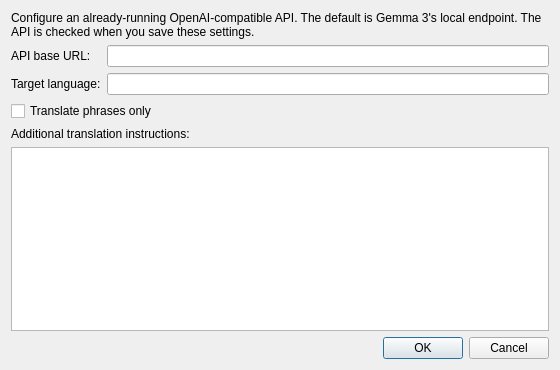
<?xml version="1.0" encoding="UTF-8"?>
<ui version="4.0">
 <class>SettingsDialog</class>
 <widget class="QDialog" name="SettingsDialog">
  <property name="geometry">
   <rect>
    <x>0</x>
    <y>0</y>
    <width>560</width>
    <height>370</height>
   </rect>
  </property>
  <property name="windowTitle">
   <string>OpenAI plugin settings</string>
  </property>
  <layout class="QVBoxLayout" name="verticalLayout">
   <item>
    <widget class="QLabel" name="apiHelpLabel">
     <property name="text">
      <string>Configure an already-running OpenAI-compatible API. The default is Gemma 3's local endpoint. The API is checked when you save these settings.</string>
     </property>
     <property name="wordWrap">
      <bool>true</bool>
     </property>
    </widget>
   </item>
   <item>
    <layout class="QFormLayout" name="formLayout">
     <item row="0" column="0">
      <widget class="QLabel" name="apiUrlLabel">
       <property name="text">
        <string>API base URL:</string>
       </property>
       <property name="buddy">
        <cstring>apiUrlEdit</cstring>
       </property>
      </widget>
     </item>
     <item row="0" column="1">
      <widget class="QLineEdit" name="apiUrlEdit">
       <property name="toolTip">
        <string>The OpenAI-compatible API base URL, including a path such as /v1. QStarDict does not start or manage this service.</string>
       </property>
      </widget>
     </item>
     <item row="1" column="0">
      <widget class="QLabel" name="targetLanguageLabel">
       <property name="text">
        <string>Target language:</string>
       </property>
       <property name="buddy">
        <cstring>targetLanguageEdit</cstring>
       </property>
      </widget>
     </item>
     <item row="1" column="1">
      <widget class="QLineEdit" name="targetLanguageEdit">
       <property name="toolTip">
        <string>The language to translate into. The API model detects the source language.</string>
       </property>
      </widget>
     </item>
    </layout>
   </item>
   <item>
    <widget class="QCheckBox" name="phrasesOnlyBox">
     <property name="text">
      <string>Translate phrases only</string>
     </property>
     <property name="toolTip">
      <string>Only translate text containing at least two whitespace-separated words. Disable this to also translate individual words.</string>
     </property>
    </widget>
   </item>
   <item>
    <widget class="QLabel" name="instructionsLabel">
     <property name="text">
      <string>Additional translation instructions:</string>
     </property>
     <property name="buddy">
      <cstring>instructionsEdit</cstring>
     </property>
    </widget>
   </item>
   <item>
    <widget class="QTextEdit" name="instructionsEdit">
     <property name="toolTip">
      <string>Additional instructions sent with each request. QStarDict always requires a structured translation-only response.</string>
     </property>
    </widget>
   </item>
   <item>
    <widget class="QDialogButtonBox" name="buttonBox">
     <property name="orientation">
      <enum>Qt::Horizontal</enum>
     </property>
     <property name="standardButtons">
      <set>QDialogButtonBox::Cancel|QDialogButtonBox::Ok</set>
     </property>
    </widget>
   </item>
  </layout>
 </widget>
 <resources/>
 <connections>
  <connection>
   <sender>buttonBox</sender>
   <signal>accepted()</signal>
   <receiver>SettingsDialog</receiver>
   <slot>accept()</slot>
   <hints>
    <hint type="sourcelabel">
     <x>455</x>
     <y>345</y>
    </hint>
    <hint type="destinationlabel">
     <x>280</x>
     <y>185</y>
    </hint>
   </hints>
  </connection>
  <connection>
   <sender>buttonBox</sender>
   <signal>rejected()</signal>
   <receiver>SettingsDialog</receiver>
   <slot>reject()</slot>
   <hints>
    <hint type="sourcelabel">
     <x>520</x>
     <y>345</y>
    </hint>
    <hint type="destinationlabel">
     <x>280</x>
     <y>185</y>
    </hint>
   </hints>
  </connection>
 </connections>
</ui>
